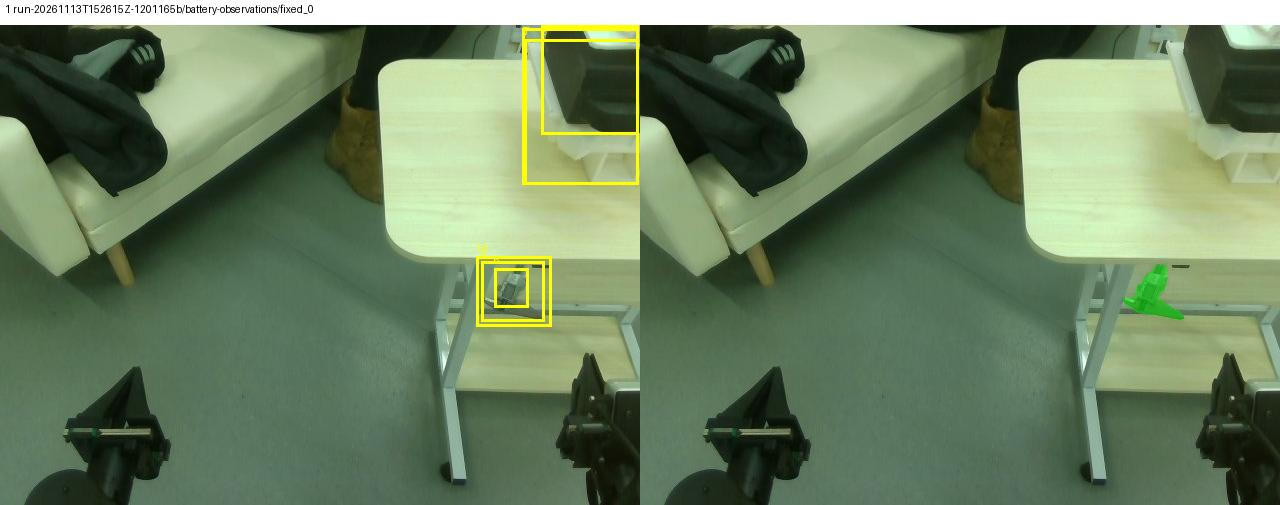
#> input picture offline_qwen/input-01.jpg, 1280 x 505 px
$ python -i offline.py   (imports and definitions only)
#> lines starting #> are read from the running program, lines starting #| are printed output that depends on the picture
"""Offline analysis of archived JPEG + sparse base-frame cloud. Never controls hardware."""
import json
from pathlib import Path
import cv2
import numpy as np
from d405_partial import estimate_vertical_alignment

INTRINSICS=json.loads((Path(__file__).resolve().parent/'intrinsics.json').read_text())
#> (reads tools/dual_camera_replay/intrinsics.json from the repository)

def red_mask(image):
    if not isinstance(image,np.ndarray) or image.ndim!=3 or image.shape[2]!=3 or image.dtype!=np.uint8:
        raise ValueError('invalid BGR image')
    hsv=cv2.cvtColor(image,cv2.COLOR_BGR2HSV)
    mask=(((hsv[:,:,0]<=12)|(hsv[:,:,0]>=168))&(hsv[:,:,1]>=90)&(hsv[:,:,2]>=60)).astype(np.uint8)*255
    return cv2.morphologyEx(mask,cv2.MORPH_CLOSE,np.ones((3,3),np.uint8))

def detect_cabinet(image):
    mask=red_mask(image)
    contours,hier=cv2.findContours(mask,cv2.RETR_CCOMP,cv2.CHAIN_APPROX_SIMPLE)
    choices=[]
    if hier is not None:
        for i,c in enumerate(contours):
            if hier[0,i,3]!=-1 or cv2.contourArea(c)<300:continue
            child=hier[0,i,2]
            if child<0:continue
            outer=float(cv2.contourArea(c));inner=contours[child];ratio=cv2.contourArea(inner)/outer
            x,y,w,h=cv2.boundingRect(inner)
            if .30<ratio<.97 and min(w,h)>=15:choices.append((outer,(x,y,w,h)))
    if len(choices)!=1:raise ValueError('red opening missing or ambiguous')
    _,(x,y,w,h)=choices[0]
    return dict(status='detected',center_px=[x+w/2.,y+h/2.],opening_bbox_px=[x,y,x+w,y+h],executable=False)

# [71 lines left out: functions project_points, reconstruct_sparse, image_from_view, coarse_3d, analyze_saved, not called in this run]

# [5 lines not run here, left out]

>>> import cv2
>>> picture = cv2.imread('../../offline_qwen/input-01.jpg', cv2.IMREAD_GRAYSCALE)
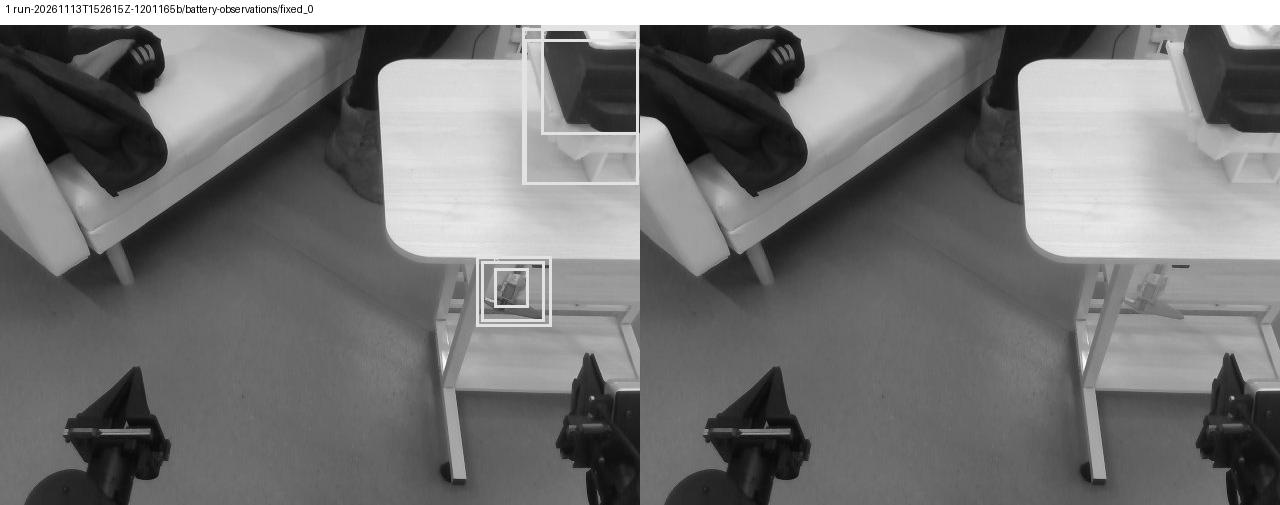
#> picture: shape (505, 1280); min 0, max 255, mean 119.3
#> (the run stopped early here; a loop or call above may not have finished)
